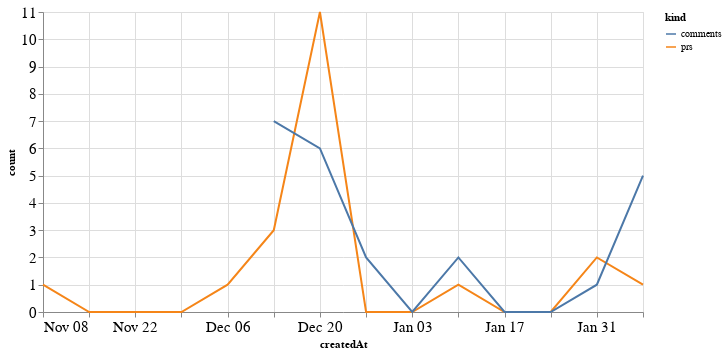

This figure's notebook cell:
### Code cell
alt.Chart(total_time, width=600).mark_line().encode(
    x='createdAt',
    y='count',
    color='kind'
)

### Figure 1 — Vega-Lite specification as saved in the notebook (floating-point values rounded to 4 significant figures)
{"config": {"axisLeft": {"labelFontSize": 15}, "axisBottom": {"labelFontSize": 15}}, "data": {"name": "data-e4ac22c0c63d8fba09046e29d3bb2dbf"}, "mark": "line", "encoding": {"color": {"type": "nominal", "field": "kind"}, "x": {"type": "temporal", "field": "createdAt"}, "y": {"type": "quantitative", "field": "count"}}, "width": 600, "$schema": "https://vega.github.io/schema/vega-lite/v4.8.1.json", "datasets": {"data-e4ac22c0c63d8fba09046e29d3bb2dbf": [{"createdAt": "2020-11-08T00:00:00", "kind": "prs", "count": 1.0}, {"createdAt": "2020-11-15T00:00:00", "kind": "prs", "count": 0.0}, {"createdAt": "2020-11-22T00:00:00", "kind": "prs", "count": 0.0}, {"createdAt": "2020-11-29T00:00:00", "kind": "prs", "count": 0.0}, {"createdAt": "2020-12-06T00:00:00", "kind": "prs", "count": 1.0}, {"createdAt": "2020-12-13T00:00:00", "kind": "prs", "count": 3.0}, {"createdAt": "2020-12-20T00:00:00", "kind": "prs", "count": 11.0}, {"createdAt": "2020-12-27T00:00:00", "kind": "prs", "count": 0.0}, {"createdAt": "2021-01-03T00:00:00", "kind": "prs", "count": 0.0}, {"createdAt": "2021-01-10T00:00:00", "kind": "prs", "count": 1.0}, {"createdAt": "2021-01-17T00:00:00", "kind": "prs", "count": 0.0}, {"createdAt": "2021-01-24T00:00:00", "kind": "prs", "count": 0.0}, {"createdAt": "2021-01-31T00:00:00", "kind": "prs", "count": 2.0}, {"createdAt": "2021-02-07T00:00:00", "kind": "prs", "count": 1.0}, {"createdAt": "2020-11-08T00:00:00", "kind": "comments", "count": null}, {"createdAt": "2020-11-15T00:00:00", "kind": "comments", "count": null}, {"createdAt": "2020-11-22T00:00:00", "kind": "comments", "count": null}, {"createdAt": "2020-11-29T00:00:00", "kind": "comments", "count": null}, {"createdAt": "2020-12-06T00:00:00", "kind": "comments", "count": null}, {"createdAt": "2020-12-13T00:00:00", "kind": "comments", "count": 7.0}, {"createdAt": "2020-12-20T00:00:00", "kind": "comments", "count": 6.0}, {"createdAt": "2020-12-27T00:00:00", "kind": "comments", "count": 2.0}, {"createdAt": "2021-01-03T00:00:00", "kind": "comments", "count": 0.0}, {"createdAt": "2021-01-10T00:00:00", "kind": "comments", "count": 2.0}, {"createdAt": "2021-01-17T00:00:00", "kind": "comments", "count": 0.0}, {"createdAt": "2021-01-24T00:00:00", "kind": "comments", "count": 0.0}, {"createdAt": "2021-01-31T00:00:00", "kind": "comments", "count": 1.0}, {"createdAt": "2021-02-07T00:00:00", "kind": "comments", "count": 5.0}]}}
